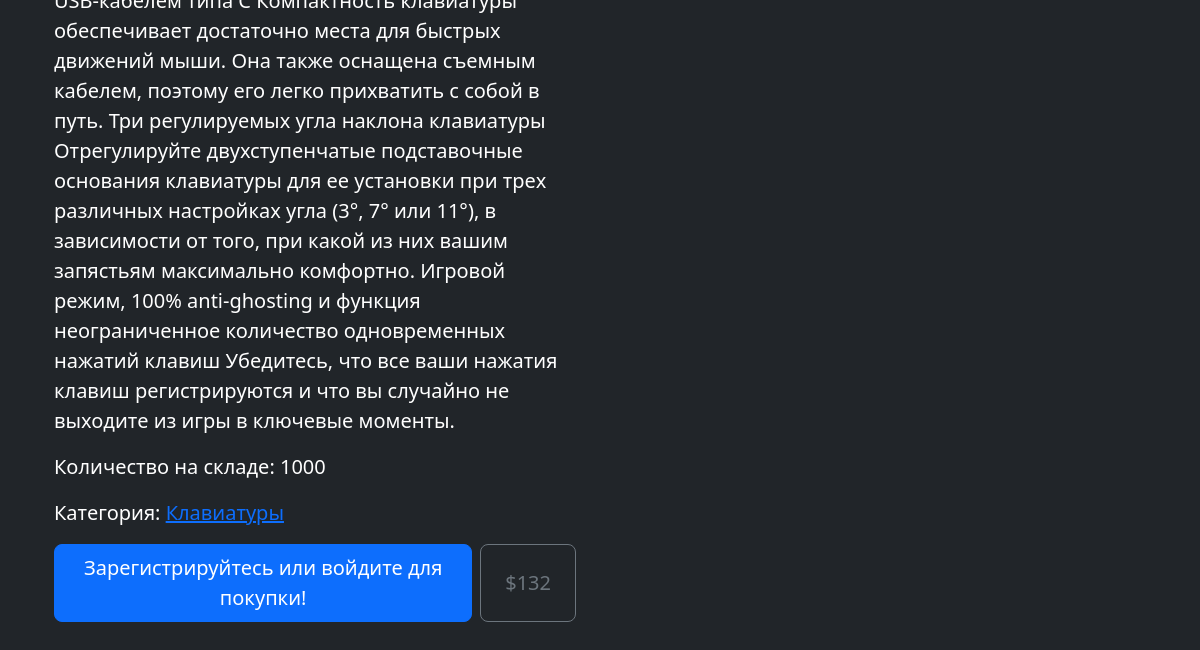
Before: /product/1 (lower part) with the older database file.
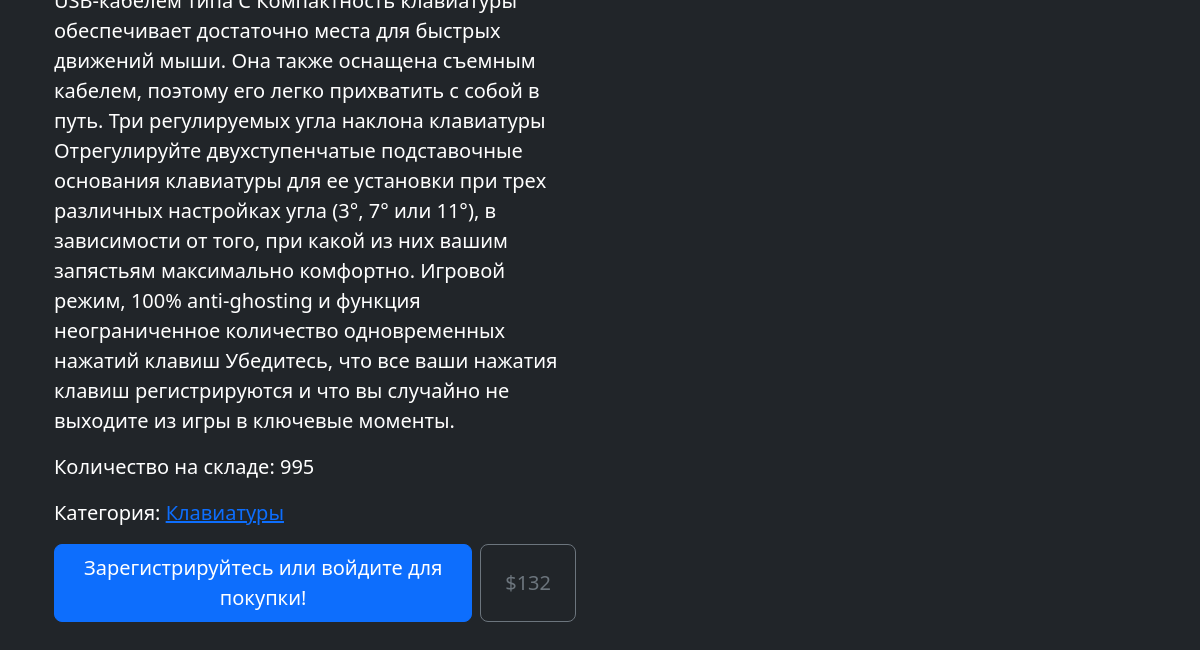
After: the same page with the newer database file.
### index/models.py (models this page shows)
class Product(models.Model):
    product_name = models.CharField(max_length=128, verbose_name='Название продукта')
    product_des = models.TextField(verbose_name='Описание')
    product_count = models.IntegerField(verbose_name='Количество на складе')
    product_price = models.IntegerField(verbose_name='Цена')
    product_photo = models.ImageField(upload_to='media', verbose_name='Фото')
    product_category = models.ForeignKey(Category, on_delete=models.CASCADE, verbose_name='Категория')
    added_date = models.DateTimeField(auto_now_add=True)
    class Meta:
        verbose_name_plural = 'продукты'
        verbose_name = 'продукт'
    def __str__(self):
        return self.product_name

class Category(models.Model):
    category_name = models.CharField(max_length=16, verbose_name='Название категории')
    added_date = models.DateTimeField(auto_now_add=True)
    class Meta:
        verbose_name_plural = 'категории'
        verbose_name = 'категорию'
    def __str__(self):
        return self.category_name

### index/views.py (the view)
# urls.py: path('product/<int:pk>', views.product_page),
def product_page(request, pk):
    product = Product.objects.get(id=pk)
    context = {"product": product}
    return render(request, 'product.html', context)

### index/templates/product.html (shortened to what this page needs)
<!DOCTYPE html>
<html lang="ru">
<head>
    <link rel="stylesheet" href="https://cdn.jsdelivr.net/npm/bootstrap@5.3.8/dist/css/bootstrap.min.css">
</head>
<body class="bg bg-dark text-white">
<div class="container px-4 py-5">
    <div class="row flex-lg-row-reverse align-items-center g-5 py-5">
        <div class="col-lg-6">
            <p class="lead">Описание: {{ product.product_des }}</p>
            <p class="lead">Количество на складе: {{ product.product_count }}</p>
            <p class="lead">Категория:
                <a href="/category/{{ product.product_category.id }}">{{ product.product_category }}</a>
            </p>
            {% if user.is_authenticated %}
            <div class="d-grid gap-2 d-md-flex justify-content-md-start">
                <form action="/add-to-cart/{{ product.id }}" method="post">
                    {% csrf_token %}
                    <input type="number" name="pr_amount" min="1" max="{{ product.product_count }}" value="1" class="form-control w-25 mb-3" required>
                    <button type="submit" class="btn btn-primary btn-lg px-4 me-md-2">Добавить в корзину</button>
                    <button type="button" class="btn btn-outline-secondary btn-lg px-4">${{ product.product_price }}</button>
                </form>
            </div>
            {% else %}
            <div class="d-grid gap-2 d-md-flex justify-content-md-start">
                <button type="button" class="btn btn-primary btn-lg px-4">Зарегистрируйтесь или войдите для покупки!</button>
                <button type="button" class="btn btn-outline-secondary btn-lg px-4">${{ product.product_price }}</button>
            </div>
            {% endif %}
        </div>
    </div>
</div>
</body>
</html>

Changed rows visible on the page:
changed Product "Клавиатуры": product_count "1000" → "995"
